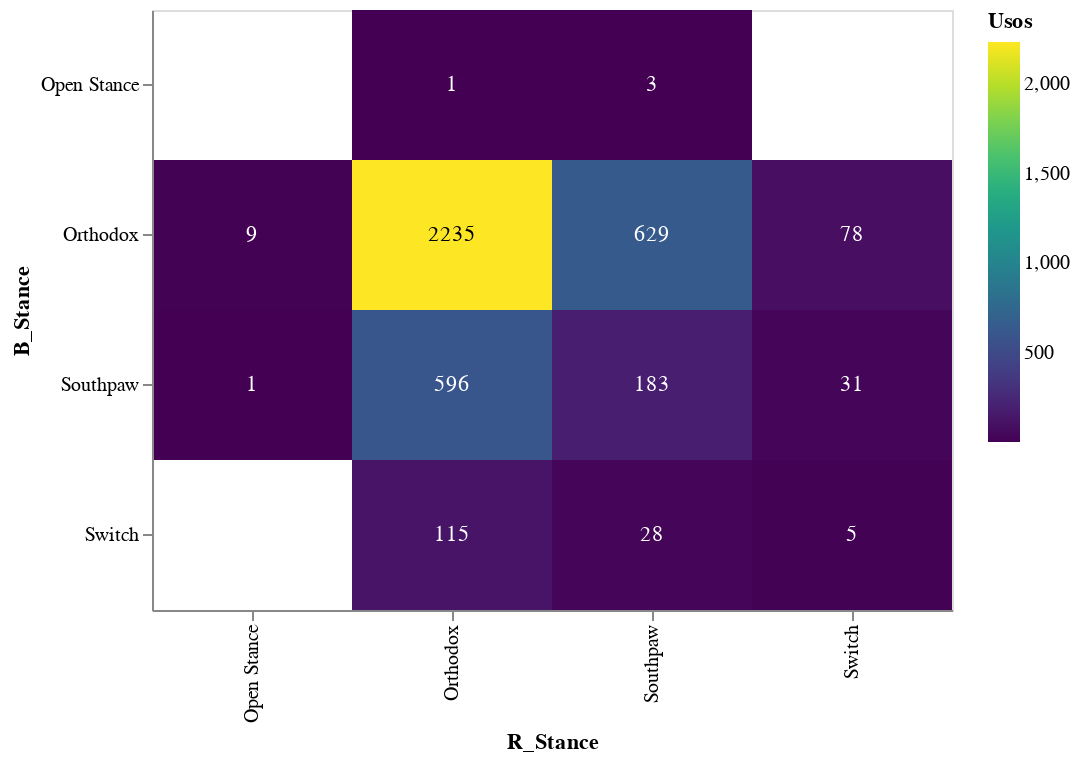

The notebook cell saved with this chart:
### Markdown cell above
### Posturas usadas em combate

### Code cell
base = alt.Chart(df).transform_aggregate(
    Usos='count()',
    groupby=['R_Stance', 'B_Stance']
).encode(
    alt.X('R_Stance:O', scale=alt.Scale(paddingInner=0)),
    alt.Y('B_Stance:O', scale=alt.Scale(paddingInner=0)),
).properties(
    width=400,
    height=300,
)

heatmap = base.mark_rect().encode(
    color=alt.Color('Usos:Q',
        scale=alt.Scale(scheme='viridis'),
        legend=alt.Legend(direction='vertical')
    )
)

text = base.mark_text(baseline='middle').encode(
    text='Usos:Q',
    color=alt.condition(
        alt.datum.Usos > 1000,
        alt.value('black'),
        alt.value('white')
    )
)

heatmap + text

### Figure 1 — Vega-Lite specification as saved in the notebook (floating-point values rounded to 4 significant figures; data arrays with more than 128 entries replaced by an {"elided": "..."} marker saying what was removed)
{"config": {"view": {"continuousWidth": 400, "continuousHeight": 300}}, "layer": [{"mark": "rect", "encoding": {"color": {"type": "quantitative", "field": "Usos", "legend": {"direction": "vertical"}, "scale": {"scheme": "viridis"}}, "x": {"type": "ordinal", "field": "R_Stance", "scale": {"paddingInner": 0}}, "y": {"type": "ordinal", "field": "B_Stance", "scale": {"paddingInner": 0}}}, "height": 300, "transform": [{"aggregate": [{"op": "count", "as": "Usos"}], "groupby": ["R_Stance", "B_Stance"]}], "width": 400}, {"mark": {"type": "text", "baseline": "middle"}, "encoding": {"color": {"condition": {"value": "black", "test": "(datum.Usos > 1000)"}, "value": "white"}, "text": {"type": "quantitative", "field": "Usos"}, "x": {"type": "ordinal", "field": "R_Stance", "scale": {"paddingInner": 0}}, "y": {"type": "ordinal", "field": "B_Stance", "scale": {"paddingInner": 0}}}, "height": 300, "transform": [{"aggregate": [{"op": "count", "as": "Usos"}], "groupby": ["R_Stance", "B_Stance"]}], "width": 400}], "data": {"name": "data-7c4f5050ffd9875c636176ffb842bc3b"}, "$schema": "https://vega.github.io/schema/vega-lite/v4.8.1.json", "datasets": {"data-7c4f5050ffd9875c636176ffb842bc3b": {"elided": "3914 records"}}}
